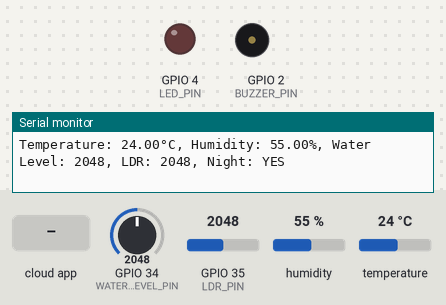
Bench run of a sketch on a simulated ESP32. On the bench: output pins drawn as LEDs (lit = HIGH), buzzer (waves = sounding, pin HIGH), the last lines printed to the serial monitor. The test bench sets the inputs (shaded band); at power-on: GPIO 34 (WATER_LEVEL_PIN) = 2048, GPIO 35 (LDR_PIN) = 2048, humidity 55 %, temperature 24 °C.

Above: at 2.8 s.
2.9 s: GPIO 34 (WATER_LEVEL_PIN) set to 2934
5.2 s: GPIO 34 (WATER_LEVEL_PIN) set to 3047
At 6.6 s:
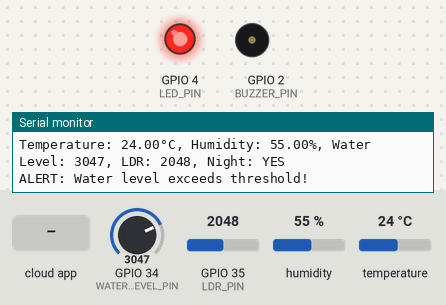
7.5 s: the phone or cloud app sets buzzer to 1
At 8.4 s:
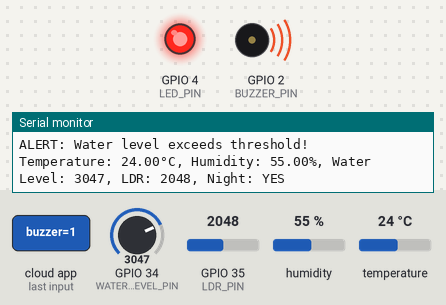
9.5 s: GPIO 34 (WATER_LEVEL_PIN) set to 2960
At 11.2 s:
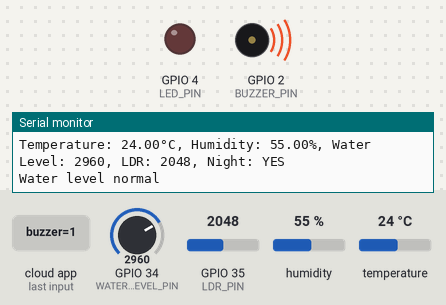
11.5 s: GPIO 35 (LDR_PIN) set to 1856
13.0 s: GPIO 35 (LDR_PIN) set to 1743
Timing chart, 0 to 16.0 s (numbered marks = the images above; inputs shaded):
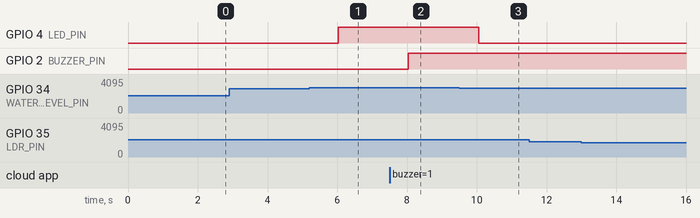

Measured:
- the behaviour switches between 3000 and 3001 on GPIO 34 (WATER_LEVEL_PIN) (found by bisection; images 0 and 1)
- after the input at 5.2 s, GPIO 4 (LED_PIN): LOW → HIGH after 0.83 s
- after the input at 7.5 s, GPIO 2 (BUZZER_PIN): LOW → HIGH after 0.54 s
- after the input at 9.5 s, GPIO 4 (LED_PIN): HIGH → LOW after 0.55 s

The sketch:

main.ino
```cpp
#include <WiFi.h>
#include <ThingerESP32.h>
#include <DHT.h>

// Thinger.io credentials
#define USERNAME "eduardofuncao"
#define DEVICE_ID "chents"
#define DEVICE_CREDENTIAL "&wGIeX@Fa6YwUYZJ"

// Pin definitions
#define DHTPIN 15          // DHT22 data
#define DHTTYPE DHT22
#define WATER_LEVEL_PIN 34 // Analog pin
#define BUZZER_PIN 2       // Digital pin
#define LED_PIN 4          // Digital pin
#define LDR_PIN 35         // Analog pin

// Thresholds
#define WATER_LEVEL_THRESHOLD 3000
#define LDR_NIGHT_THRESHOLD 1800

// Thinger.io client
ThingerESP32 thing(USERNAME, DEVICE_ID, DEVICE_CREDENTIAL);

// DHT sensor
DHT dht(DHTPIN, DHTTYPE);

float humidity;
float temperature;
int waterLevel;
bool isAlertActive = false;
int ldrValue = 0;
bool isNight = false;

void setup() {
  Serial.begin(115200);

  pinMode(BUZZER_PIN, OUTPUT);
  pinMode(LED_PIN, OUTPUT);
  digitalWrite(BUZZER_PIN, LOW);
  digitalWrite(LED_PIN, LOW);
  dht.begin();

  thing.add_wifi("Wokwi-GUEST", "");  // Wokwi's WiFi credentials
  thing["sensors"] >> [](pson& out){
    out["temperature"] = temperature;
    out["humidity"] = humidity;
    out["waterLevel"] = waterLevel;
    out["isNight"] = isNight;
    out["ldrValue"] = ldrValue;
    out["alert"] = isAlertActive;
  };
  thing["buzzer"] << [](pson& in){
    if(in.is_empty()){
      in = (bool)digitalRead(BUZZER_PIN);
    }
    else{
      digitalWrite(BUZZER_PIN, in ? HIGH : LOW);
    }
  };

  Serial.println("Chents - Flood monitoring system initialized");
}

void loop() {
  readSensors();

  checkWaterLevel();

  thing.handle();

  delay(2000);
}

void readSensors() {
  humidity = dht.readHumidity();
  temperature = dht.readTemperature();

  waterLevel = analogRead(WATER_LEVEL_PIN);

  ldrValue = analogRead(LDR_PIN);
  isNight = (ldrValue > LDR_NIGHT_THRESHOLD);

  Serial.print("Temperature: ");
  Serial.print(temperature);
  Serial.print("°C, Humidity: ");
  Serial.print(humidity);
  Serial.print("%, Water Level: ");
  Serial.print(waterLevel);
  Serial.print(", LDR: ");
  Serial.print(ldrValue);
  Serial.print(", Night: ");
  Serial.println(isNight ? "YES" : "NO");
}

void checkWaterLevel() {
  if (waterLevel > WATER_LEVEL_THRESHOLD) {
    if (!isAlertActive) {
      Serial.println("ALERT: Water level exceeds threshold!");
      isAlertActive = true;
    }
    digitalWrite(LED_PIN, HIGH);
  } else {
    if (isAlertActive) {
      Serial.println("Water level normal");
      isAlertActive = false;
    }
    digitalWrite(LED_PIN, LOW);
  }
}
```
